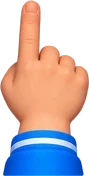
#> input picture src/assets/ui/pointer-hand.webp, 89 x 176 px
$ python -i make-chef-assets.py   (imports and definitions only)
#> lines starting #> are read from the running program, lines starting #| are printed output that depends on the picture; after the words box and inside, x2 and y2 are one past the last pixel; in counts of white or black regions, pixels touching at a corner belong together
#> further down, picture is the input picture: PIL image 89x176 RGBA; mean R, G, B, A 125.1, 106.8, 111.3, 157
"""Cuts the Codex sheets of 2026-11-25 into the game's pictures (developer 2026-11-25).

  python scripts/make-chef-assets.py

Reads scripts/chef-art-sheets.json:
  - the 49 rival chef busts (Rival Chef Assets/RV-1..5.png, 5 x 2 cells, city-ranking order) -> public/portraits/rivals/<rival-id>.webp
  - the 5 prestige emblems (Prestige Assets/PR-1.png)                                          -> public/progress/prestige/tier-0..4.webp
  - the health inspector (Inspector Assets/HI-1.png: arrival, pleased, neutral, disappointed)   -> public/portraits/inspector/<pose>.webp
  - the 5 Franchise branch emblems (Branch Assets/BR-1.png, OPTIONAL: skipped until Codex has made it) -> public/progress/branches/branch-1..5.webp

The source folders are Codex output (not part of the build). A rival bust keeps its whole cell (every cell is the same size and scale, so the faces match); the emblems and
the inspector are trimmed to the picture, with thin stray marks between cells ignored, then fitted into a transparent box of the stated size, bottom-centred.
"""
import json
import os
import sys

from PIL import Image, ImageFilter

ROOT = os.path.dirname(os.path.dirname(os.path.abspath(__file__)))
# [1 line not run here, left out]


def cells(sheet_path, cols, rows, cell):
    im = Image.open(sheet_path).convert("RGBA")
    cw, ch = cell
    if im.size != (cw * cols, ch * rows):
        sys.exit(f"{sheet_path}: expected {cw * cols}x{ch * rows}, got {im.size[0]}x{im.size[1]}")
    for r in range(rows):
        for c in range(cols):
            yield im.crop((c * cw, r * ch, (c + 1) * cw, (r + 1) * ch))


def trimmed(im, pad=6):
    """The picture's own box: thin slivers (a stray line at a cell edge) are removed first by an erosion of the alpha, then the box is grown back a little."""
#> called with pad = 6
    alpha = im.getchannel("A").point(lambda v: 255 if v > 24 else 0)
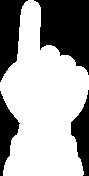
#> alpha: PIL image 89x176 L; 63.4% white; 4 black regions, box (x1, y1, x2, y2) and area: (34, 0, 89, 75) 2720, (0, 0, 28, 82) 1347, (71, 90, 89, 176) 841, (0, 91, 20, 176) 820
    core = alpha.filter(ImageFilter.MinFilter(9))
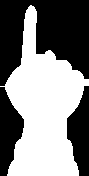
#> core: PIL image 89x176 L; 50.5% white; 3 black regions, box (x1, y1, x2, y2) and area: (0, 0, 89, 86) 5103, (67, 86, 89, 176) 1325, (0, 87, 24, 176) 1324
    box = core.getbbox() or alpha.getbbox()
#> box = (0, 5, 89, 176)
    if not box:
        return None
    l, t, r, b = box
#> l = 0; t = 5; r = 89; b = 176
    l, t, r, b = max(0, l - 4 - pad), max(0, t - 4 - pad), min(im.width, r + 4 + pad), min(im.height, b + 4 + pad)
#> t = 0
    return im.crop((l, t, r, b))


def fit(im, size):
    """Scaled to fit the box, bottom-centred on a transparent canvas of exactly `size`."""
    w, h = size
    s = min(w / im.width, h / im.height)
    nw, nh = max(1, round(im.width * s)), max(1, round(im.height * s))
    out = Image.new("RGBA", (w, h), (0, 0, 0, 0))
    out.alpha_composite(im.resize((nw, nh), Image.LANCZOS), ((w - nw) // 2, h - nh))
    return out


def save(im, path):
    os.makedirs(os.path.dirname(path), exist_ok=True)
    im.save(path, "WEBP", quality=84, method=6)
    return os.path.getsize(path)


total = 0
count = 0

# rivals: whole cells, scaled down (the same scale for every face)
# [1 line that did not run here, left out]
# [1 line that did not run here, left out]
i = 0
# [28 lines not run here, left out]

>>> from PIL import Image
>>> picture = Image.open('../src/assets/ui/pointer-hand.webp')
>>> result = trimmed(picture)
